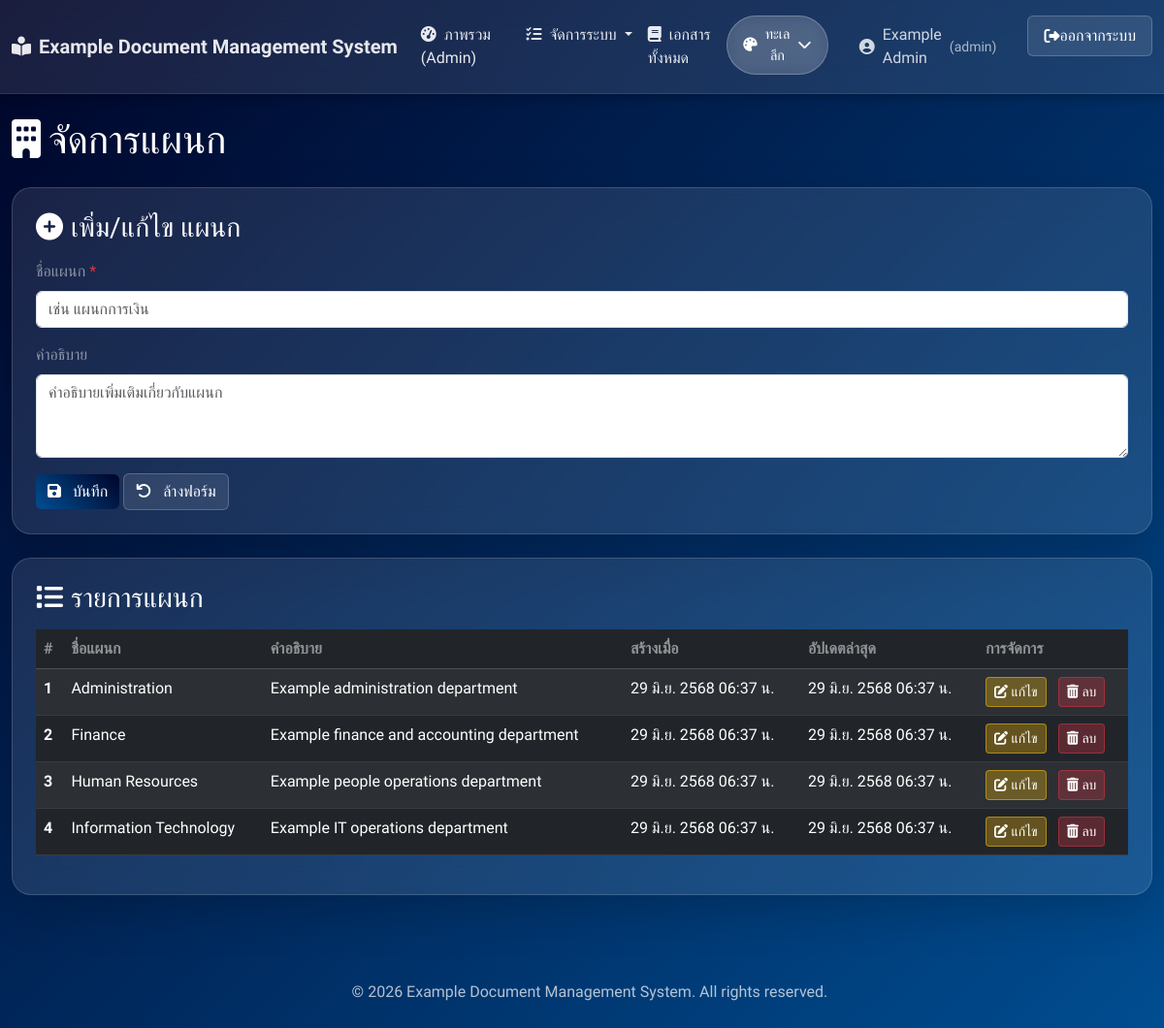
The app's page /admin/departments.php (signed in) with its own data.
### tables this page shows
CREATE TABLE `departments` (
  `id` int(11) NOT NULL,
  `name` varchar(255) NOT NULL,
  `description` text DEFAULT NULL,
  `created_at` timestamp NOT NULL DEFAULT current_timestamp(),
  `updated_at` timestamp NOT NULL DEFAULT current_timestamp() ON UPDATE current_timestamp()
);

### config/database.php (called while the page is built, shortened)
<?php
function formatThaiDateTime($datetime_str, $include_time = true) {
    $timestamp = strtotime($datetime_str);
    $thai_months = [
        'ม.ค.', 'ก.พ.', 'มี.ค.', 'เม.ย.', 'พ.ค.', 'มิ.ย.',
        'ก.ค.', 'ส.ค.', 'ก.ย.', 'ต.ค.', 'พ.ย.', 'ธ.ค.'
    ];
    $thai_months_full = [
        'มกราคม', 'กุมภาพันธ์', 'มีนาคม', 'เมษายน', 'พฤษภาคม', 'มิถุนายน',
        'กรกฎาคม', 'สิงหาคม', 'กันยายน', 'ตุลาคม', 'พฤศจิกายน', 'ธันวาคม'
    ];
    $day = date('d', $timestamp);
    $month_index = date('n', $timestamp) - 1;
    $year = date('Y', $timestamp) + 543;
    if ($include_time) {
        $time = date('H:i', $timestamp);
        return sprintf("%d %s %d %s น.", $day, $thai_months[$month_index], $year, $time);
    } else {
        return sprintf("%d %s %d", $day, $thai_months_full[$month_index], $year);
    }
}
?>

### admin/departments.php (the view, shortened to what this page needs)
<?php
require_once '../config/database.php';
$db = getDB();
$departments = [];
$query = "SELECT id, name, description, created_at, updated_at FROM departments ORDER BY name ASC";
$result = $db->query($query);
if ($result) {
    while ($row = $result->fetch_assoc()) {
        $departments[] = $row;
    }
} else {
    $message = 'ไม่สามารถดึงข้อมูลแผนกได้: ' . $db->error;
    $message_type = 'danger';
}
require_once '../includes/header.php';
?>
<div class="container-fluid mt-4">
    <div class="row">
        <div class="col-md-12">
            <h1 class="text-white mb-4"><i class="fas fa-building me-2"></i>จัดการแผนก</h1>
        </div>
    </div>
    <div class="glassmorphism p-4 rounded-lg shadow-lg mb-4">
        <h3 class="text-white mb-3"><i class="fas fa-plus-circle me-2"></i>เพิ่ม/แก้ไข แผนก</h3>
        <form method="POST" action="">
            <div class="mb-3">
                <label for="name" class="form-label text-white-50">ชื่อแผนก <span class="text-danger">*</span></label>
                <input type="text" class="form-control" id="name" name="name" required placeholder="เช่น แผนกการเงิน">
            </div>
            <div class="mb-3">
                <label for="description" class="form-label text-white-50">คำอธิบาย</label>
                <textarea class="form-control" id="description" name="description" rows="3" placeholder="คำอธิบายเพิ่มเติมเกี่ยวกับแผนก"></textarea>
            </div>
            <button type="submit" class="btn btn-primary-glass">
                <i class="fas fa-save me-2"></i>
                บันทึก
            </button>
            <button type="button" class="btn btn-secondary-glass" onclick="resetForm()">
                <i class="fas fa-undo me-2"></i>
                ล้างฟอร์ม
            </button>
        </form>
    </div>
    <div class="glassmorphism p-4 rounded-lg shadow-lg">
        <h3 class="text-white mb-3"><i class="fas fa-list me-2"></i>รายการแผนก</h3>
        <?php if (empty($departments)): ?>
            <div class="alert alert-info glassmorphism p-3 text-center" role="alert">
                <i class="fas fa-info-circle me-2"></i> ยังไม่มีข้อมูลแผนก
            </div>
        <?php else: ?>
            <div class="table-responsive">
                <table class="table table-hover table-dark table-striped">
                    <thead>
                        <tr>
                            <th scope="col" class="text-white-50">#</th>
                            <th scope="col" class="text-white-50">ชื่อแผนก</th>
                            <th scope="col" class="text-white-50">คำอธิบาย</th>
                            <th scope="col" class="text-white-50">สร้างเมื่อ</th>
                            <th scope="col" class="text-white-50">อัปเดตล่าสุด</th>
                            <th scope="col" class="text-white-50">การจัดการ</th>
                        </tr>
                    </thead>
                    <tbody>
                        <?php foreach ($departments as $index => $dept): ?>
                            <tr>
                                <th scope="row"><?php echo $index + 1; ?></th>
                                <td><?php echo htmlspecialchars($dept['name']); ?></td>
                                <td><?php echo htmlspecialchars($dept['description'] ?? '-'); ?></td>
                                <td><?php echo formatThaiDateTime($dept['created_at']); ?></td>
                                <td><?php echo formatThaiDateTime($dept['updated_at']); ?></td>
                                <td>
                                    <button class="btn btn-warning btn-sm me-2" onclick="editDepartment(<?php echo htmlspecialchars(json_encode($dept)); ?>)">
                                        <i class="fas fa-edit"></i> แก้ไข
                                    </button>
                                    <a href="?delete=<?php echo $dept['id']; ?>" class="btn btn-danger btn-sm" onclick="return confirm('คุณแน่ใจหรือไม่ที่ต้องการลบแผนกนี้? หากมีผู้ใช้งานอยู่ในแผนกนี้จะไม่สามารถลบได้');">
                                        <i class="fas fa-trash-alt"></i> ลบ
                                    </a>
                                </td>
                            </tr>
                        <?php endforeach; ?>
                    </tbody>
                </table>
            </div>
        <?php endif; ?>
    </div>
</div>
<?php
require_once '../includes/footer.php';
?>

### includes/header.php (shortened to what this page needs)
<?php
$current_theme = $_SESSION['theme'] ?? $_COOKIE['theme'] ?? 'deepocean';
$themes = [
    'midnight' => [
        'gradient' => 'linear-gradient(135deg, #0f2027 0%, #203a43 50%, #2c5364 100%)',
        'button' => 'linear-gradient(45deg, #2c5364, #203a43)',
        'name' => 'มิดไนท์บลู'
    ],
    'deepocean' => [
        'gradient' => 'linear-gradient(135deg, #000428 0%, #004e92 100%)',
        'button' => 'linear-gradient(45deg, #004e92, #000428)',
        'name' => 'ทะเลลึก'
    ],
    'darkpurple' => [
        'gradient' => 'linear-gradient(135deg, #1a1a2e 0%, #16213e 50%, #0f3460 100%)',
        'button' => 'linear-gradient(45deg, #0f3460, #16213e)',
        'name' => 'ม่วงมิดไนท์'
    ]
];
$is_admin = isset($_SESSION['user_role']) && $_SESSION['user_role'] === 'admin';
$logged_in = isset($_SESSION['user_id']);
$display_user_name = $_SESSION['user_name'] ?? 'ผู้ใช้งาน';
$display_user_role = $_SESSION['user_role'] ?? 'Guest';
$is_in_admin_folder = (strpos($_SERVER['PHP_SELF'], '/admin/') !== false);
$base_path = $is_in_admin_folder ? '../' : './';
$admin_path = $is_in_admin_folder ? './' : './admin/';
?>
<!DOCTYPE html>
<html lang="th">
<head>
    <link href="https://cdn.jsdelivr.net/npm/bootstrap@5.3.3/dist/css/bootstrap.min.css" rel="stylesheet">
    <link href="https://cdnjs.cloudflare.com/ajax/libs/font-awesome/6.4.0/css/all.min.css" rel="stylesheet">
</head>
<body>
    <div class="floating-elements">
    </div>
    <nav class="navbar navbar-expand-lg glassmorphism-nav py-3">
        <div class="container-fluid">
            <a class="navbar-brand fw-bold" href="<?php echo $is_admin ? ($is_in_admin_folder ? 'index.php' : './admin/index.php') : ($is_in_admin_folder ? '../dashboard.php' : './dashboard.php'); ?>">
                <i class="fas fa-book-reader me-2"></i><?php echo htmlspecialchars(SITE_NAME); ?>
            </a>
            <div class="collapse navbar-collapse" id="navbarNav">
                <ul class="navbar-nav me-auto mb-2 mb-lg-0">
                    <?php if ($is_admin): ?>
                        <li class="nav-item">
                            <a class="nav-link" href="<?php echo $is_in_admin_folder ? 'index.php' : './admin/index.php'; ?>"><i class="fas fa-tachometer-alt me-1"></i> ภาพรวม (Admin)</a>
                        </li>
                        <li class="nav-item dropdown">
                            <a class="nav-link dropdown-toggle" href="#" id="navbarDropdownAdmin" role="button" data-bs-toggle="dropdown" aria-expanded="false">
                                <i class="fas fa-tasks me-1"></i> จัดการระบบ
                            </a>
                        </li>
                        <li class="nav-item">
                            <a class="nav-link" href="<?php echo $admin_path; ?>documents.php"><i class="fas fa-book me-1"></i> เอกสารทั้งหมด</a>
                        </li>
                    <?php endif; ?>
                </ul>
                <ul class="navbar-nav ms-auto">
                    <?php if ($logged_in): ?>
                        <li class="nav-item me-3 position-relative">
                            <div class="theme-switcher">
                                <button class="theme-toggle-btn" id="themeToggle" onclick="toggleThemeDropdown()">
                                    <i class="fas fa-palette"></i>
                                    <span><?php echo $themes[$current_theme]['name']; ?></span>
                                    <i class="fas fa-chevron-down"></i>
                                </button>
                            </div>
                        </li>
                        <li class="nav-item d-flex align-items-center me-3">
                            <span class="navbar-text navbar-text-user">
                                <i class="fas fa-user-circle"></i>
                                <?php echo htmlspecialchars($display_user_name); ?>
                                <small>(<?php echo htmlspecialchars($display_user_role); ?>)</small>
                            </span>
                        </li>
                        <li class="nav-item">
                            <a class="btn btn-logout-glass" href="<?php echo $base_path; ?>logout.php">
                                <i class="fas fa-sign-out-alt"></i> ออกจากระบบ
                            </a>
                        </li>
                    <?php else: ?>
                        <li class="nav-item">
                            <a class="btn btn-primary-glass" href="<?php echo $base_path; ?>login.php"><i class="fas fa-sign-in-alt me-2"></i> เข้าสู่ระบบ</a>
                        </li>
                    <?php endif; ?>
                </ul>
            </div>
        </div>
    </nav>
    <main class="flex-grow-1">

### includes/footer.php (shortened to what this page needs)
    </main>
    <footer class="footer">
        <div class="container-fluid">
            &copy; <?php echo date('Y'); ?> <?php echo htmlspecialchars(SITE_NAME); ?>. All rights reserved.
        </div>
    </footer>
</body>
</html>

### records on screen
departments: name "Administration", description "Example administration department", created_at "29 มิ.ย. 2568 06:37 น.", updated_at "29 มิ.ย. 2568 06:37 น."
departments: name "Finance", description "Example finance and accounting department", created_at "29 มิ.ย. 2568 06:37 น.", updated_at "29 มิ.ย. 2568 06:37 น."
departments: name "Human Resources", description "Example people operations department", created_at "29 มิ.ย. 2568 06:37 น.", updated_at "29 มิ.ย. 2568 06:37 น."
departments: name "Information Technology", description "Example IT operations department", created_at "29 มิ.ย. 2568 06:37 น.", updated_at "29 มิ.ย. 2568 06:37 น."

### other values on screen
SITE_NAME "Example Document Management System"
$themes[$current_theme]['name'] "ทะเลลึก"
$display_user_name "Example Admin"
$display_user_role "admin"
